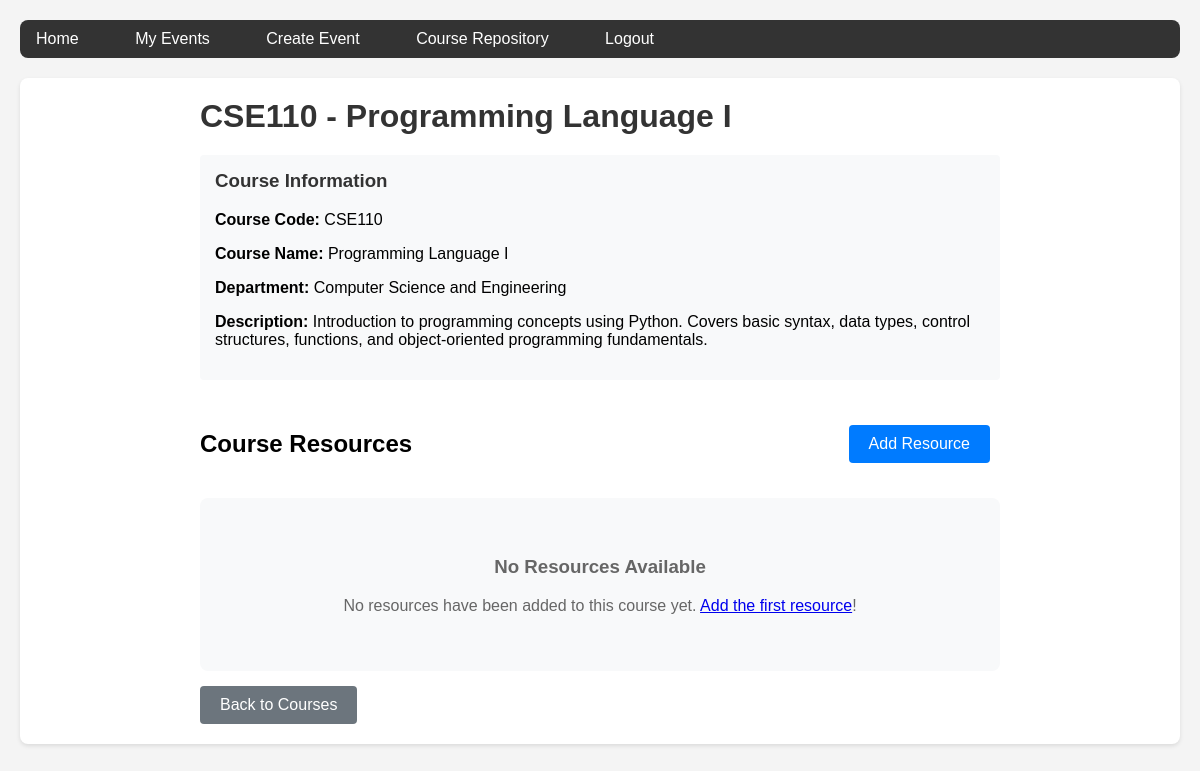
Screenshot of /courses/1/21201327 (signed in) with the database file from the repository.
### app.py (models this page shows, shortened)
class Course(db.Model):
    id = db.Column(db.Integer, primary_key=True)
    course_code = db.Column(db.String(20), unique=True, nullable=False)  # e.g., 'CSE110'
    course_name = db.Column(db.String(200), nullable=False)
    description = db.Column(db.Text, nullable=False)
    department = db.Column(db.String(100), nullable=False)
    created_at = db.Column(db.DateTime, default=datetime.utcnow)

### app.py (the view)
    def decorated_function(*args, **kwargs):
        if 'user_id' not in session:
            if request.headers.get('Content-Type') == 'application/json':
                return jsonify({'error': 'Authentication required'}), 401
            return redirect(url_for('login'))
        return f(*args, **kwargs)

### app.py (called while the page is built)
def login_required(f):
    def decorated_function(*args, **kwargs):
        if 'user_id' not in session:
            if request.headers.get('Content-Type') == 'application/json':
                return jsonify({'error': 'Authentication required'}), 401
            return redirect(url_for('login'))
        return f(*args, **kwargs)
    decorated_function.__name__ = f.__name__
    return decorated_function

@app.route('/courses/<int:course_id>/21201327')
@login_required
def view_course(course_id):
    course = Course.query.get_or_404(course_id)
    resources = CourseResource.query.filter_by(course_id=course_id).order_by(CourseResource.uploaded_at.desc()).all()
    return render_template('view_course.html', course=course, resources=resources)

### templates/view_course.html (shortened to what this page needs)
{% extends "base.html" %}
{% block content %}
<div class="course-detail">
    <div class="course-header">
        <h1>{{ course.course_code }} - {{ course.course_name }}</h1>
    </div>
    <div class="course-info">
        <div class="info-group">
            <h3>Course Information</h3>
            <p><strong>Course Code:</strong> {{ course.course_code }}</p>
            <p><strong>Course Name:</strong> {{ course.course_name }}</p>
            <p><strong>Department:</strong> {{ course.department }}</p>
            <p><strong>Description:</strong> {{ course.description }}</p>
        </div>
    </div>
    <div class="resources-section">
        <div class="resources-header">
            <h2>Course Resources</h2>
            <a href="{{ url_for('add_resource', course_id=course.id) }}" class="btn">Add Resource</a>
        </div>
        {% if resources %}
        <div class="resources-grid">
            {% for resource in resources %}
            <div class="resource-card">
                <div class="resource-header">
                    <h3>{{ resource.title }}</h3>
                    <span class="resource-type">{{ resource.resource_type|title }}</span>
                </div>
                {% if resource.description %}
                <div class="resource-description">
                    <p>{{ resource.description }}</p>
                </div>
                {% endif %}
                <div class="resource-details">
                    <p><strong>Type:</strong> {{ resource.resource_type|title }}</p>
                    {% if resource.file_size %}
                    <p><strong>Size:</strong> {{ (resource.file_size / 1024)|round(1) }} KB</p>
                    {% endif %}
                    <p><strong>Added:</strong> {{ resource.uploaded_at.strftime('%B %d, %Y') }}</p>
                </div>
                <div class="resource-actions">
                    {% if resource.resource_type == 'document' and resource.file_path %}
                    <a href="{{ url_for('download_resource', resource_id=resource.id) }}" class="btn-small">Download</a>
                    {% elif resource.external_link %}
                    <a href="{{ resource.external_link }}" target="_blank" class="btn-small">Open Link</a>
                    {% endif %}
                    <form method="POST" action="{{ url_for('delete_resource', resource_id=resource.id) }}" style="display: inline;" onsubmit="return confirm('Are you sure you want to delete this resource?')">
                        <button type="submit" class="btn-small btn-danger">Delete</button>
                    </form>
                </div>
            </div>
            {% endfor %}
        </div>
        {% else %}
        <div class="no-resources">
            <h3>No Resources Available</h3>
            <p>No resources have been added to this course yet. <a href="{{ url_for('add_resource', course_id=course.id) }}">Add the first resource</a>!</p>
        </div>
        {% endif %}
    </div>
    <div class="course-actions">
        <a href="{{ url_for('courses') }}" class="btn btn-secondary">Back to Courses</a>
    </div>
</div>
{% endblock %}

### templates/base.html (style rules this page uses)
body { font-family: Arial, sans-serif; margin: 0; padding: 20px; background-color: #f4f4f4; }
.btn { background: #007bff; color: white; padding: 10px 20px; border: none; border-radius: 4px; cursor: pointer; text-decoration: none; display: inline-block; margin-right: 10px; transition: background-color 0.3s; }
.btn-secondary { background: #6c757d; }
.info-group { margin-bottom: 20px; padding: 15px; background: #f8f9fa; border-radius: 4px; }
.info-group h3 { margin-top: 0; color: #333; }
.course-header { display: flex; justify-content: space-between; align-items: center; margin-bottom: 10px; }
.course-actions { margin-top: 15px; display: flex; gap: 10px; flex-wrap: wrap; }
.course-detail { max-width: 800px; margin: 0 auto; }
.course-detail .course-header { margin-bottom: 20px; }
.course-detail .course-header h1 { margin: 0; color: #333; }
.resources-section { margin-top: 30px; }
.resources-header { display: flex; justify-content: space-between; align-items: center; margin-bottom: 20px; }
.no-resources { text-align: center; padding: 40px; color: #666; background: #f8f9fa; border-radius: 8px; }

### rows the page displays
Course: course_code "CSE110", course_name "Programming Language I", department "Computer Science and Engineering", description "Introduction to programming concepts using Python. Covers basic syntax, data types, control structures, functions, and object-oriented programming fundamentals."
